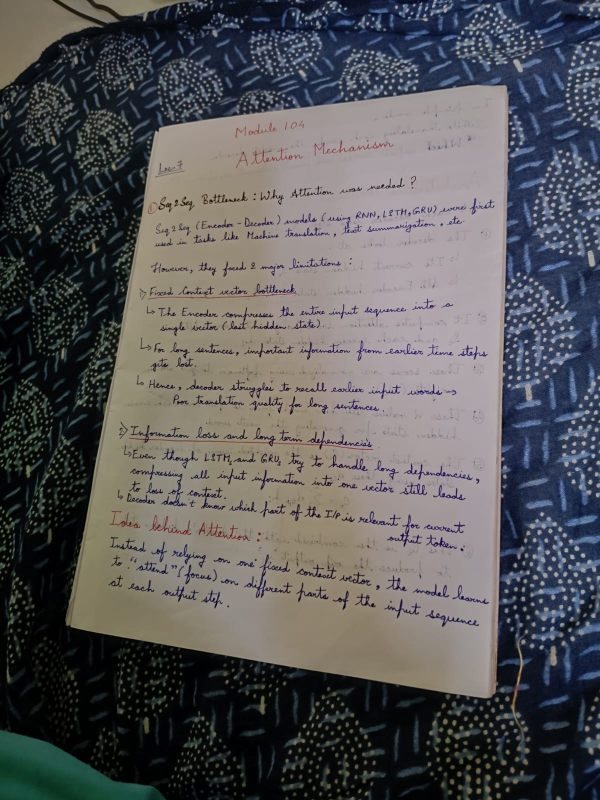
#> input picture 01_DocVision/data/input/page3.jpeg, 1200 x 1600 px (shown at 1/2 size)
$ python test_transform.py
#> lines starting #> are read from the running program, lines starting #| are printed output that depends on the picture; after the words box and inside, x2 and y2 are one past the last pixel; in counts of white or black regions, pixels touching at a corner belong together
### 01_DocVision/src/utils.py
import cv2 as cv
import numpy as np
from pathlib import Path


def load_image(image_path: str | Path) -> np.ndarray:

    image_path = Path(image_path)

    if not image_path.exists():
        raise FileNotFoundError(f"{image_path} does not exist.")

    image = cv.imread(image_path)
#> image is the input picture: shape (1600, 1200, 3); mean B, G, R 89.1, 87.2, 87.8

    if image is None:
        raise ValueError("Failed to decode image.")

    return image


def save_image(image: np.ndarray, save_path: str | Path) -> None:

    save_path = Path(save_path)

    save_path.parent.mkdir(parents= True, exist_ok= True)

    cv.imwrite(str(save_path), image)

    print(f"Image saved successfully in path: {save_path}")

    return

### 01_DocVision/src/preprocess.py
# Aim: Preprocess the input image
'''
Responsibilities of this Preprocessor are :-
- 1. Resize large image
- 2. Convert to Grayscale
- 3. Reduce noise via suitable blurring technique
- 4. Extract edges
- 5. Close broken edges
- 6. Return intermediate outputs at every sub-process

'''
import cv2 as cv
import numpy as np
from dataclasses import dataclass

from config import (
    MAX_IMAGE_DIMENSION,
    GAUSSIAN_KERNEL_SIZE,
    CANNY_LOW_THRESHOLD,
    CANNY_HIGH_THRESHOLD,
    MORPH_KERNEL_SIZE,
    MORPH_ITERATIONS,
    ADAPTIVE_BLOCK_SIZE,
    ADAPTIVE_C
)


@dataclass
class PreprocessResult:
    resized: np.ndarray
    gray: np.ndarray
    blurred: np.ndarray
    binary: np.ndarray
    edges: np.ndarray
    closed: np.ndarray
    scale: float


class ImagePreprocessor:
    """
    Preprocess image beofre document detection
    """
    def __init__(self):
        pass


    def _resize(self, image: np.ndarray) -> tuple[np.ndarray, float]:
        """
        Resize while maintaining aspect ratio
        """

        h, w, _ = image.shape

        longest_side = max(h, w)

        # if input image is smaller/equal to maximum dimension, the return the original image
        if longest_side <= MAX_IMAGE_DIMENSION:
            return image.copy(), 1.0

        # else scale the image accordingly
        scale = MAX_IMAGE_DIMENSION / longest_side

        new_w = int(w * scale)
        new_h = int(h * scale)

        resized_image = cv.resize(image, (new_w, new_h), interpolation= cv.INTER_AREA)

        return resized_image, scale


    def _grayscale(self, image: np.ndarray) -> np.ndarray:
        """
        Converts BGR image to grascale
        """
        return cv.cvtColor(image, cv.COLOR_BGR2GRAY)


    def _blur(self, image: np.ndarray) -> np.ndarray:
        """
        Remove high frequency noise
        """
        return cv.GaussianBlur(image, GAUSSIAN_KERNEL_SIZE, sigmaX = 0)


    def _detect_edges(self, image: np.ndarray) -> np.ndarray:
        """
        Detect edges using Canny
        """
        return cv.Canny(image, CANNY_LOW_THRESHOLD, CANNY_HIGH_THRESHOLD)


    def _close_edges(self, edges: np.ndarray) -> np.ndarray:
        """
        Close small gaps in edges
        """
        kernel = cv.getStructuringElement(cv.MORPH_RECT, MORPH_KERNEL_SIZE)

        closed = cv.morphologyEx(edges, cv.MORPH_CLOSE, kernel, iterations = MORPH_ITERATIONS)

        return closed


    def _adaptive_threshold(self, image: np.ndarray) -> np.ndarray:
        """
        Generate a binary image using adaptive thresholding
        """
        return cv.adaptiveThreshold(
            image,
            255,
            cv.ADAPTIVE_THRESH_GAUSSIAN_C,
            cv.THRESH_BINARY_INV,
            ADAPTIVE_BLOCK_SIZE,
            ADAPTIVE_C
        )


    def run(self, image: np.ndarray) -> PreprocessResult:
        """
        Complete preprocessing pipeline
        """
        resized, scale = self._resize(image)
#> scale = 0.75

        gray_image = self._grayscale(resized)
#> in _grayscale, `return cv.cvtColor(image, cv.COLOR_BGR2GRAY)`:
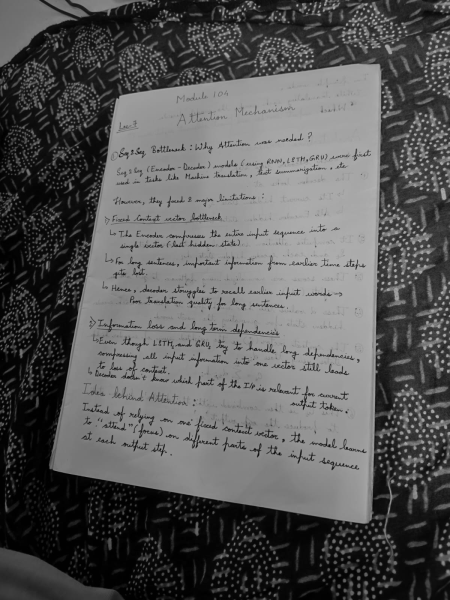
#> returned value: shape (1200, 900) (shown at 1/2 size); min 0, max 191, mean 87.6

        smoothed_image = self._blur(gray_image)

        binary = self._adaptive_threshold(smoothed_image)
#> in _adaptive_threshold, `return cv.adaptiveThreshold( image, 255, cv.ADAPTIVE_THRESH_GAUSSIAN_C..`:
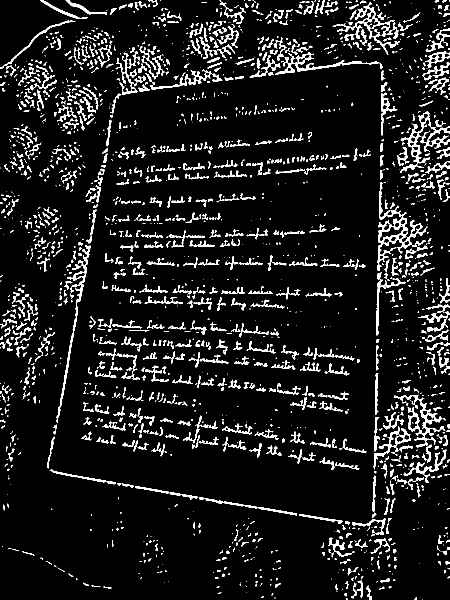
#> returned value: shape (1200, 900) (shown at 1/2 size); 9% white; 2065 white regions (1161 under 20 px), largest, box (x1, y1, x2, y2) and area: (800, 223, 900, 346) 2326, (755, 435, 855, 541) 2234, (665, 4, 800, 110) 1845

        close_morphed = self._close_edges(binary)
#> in _close_edges, `closed = cv.morphologyEx(edges, cv.MORPH_CLOSE, kernel, iterations = M..`:
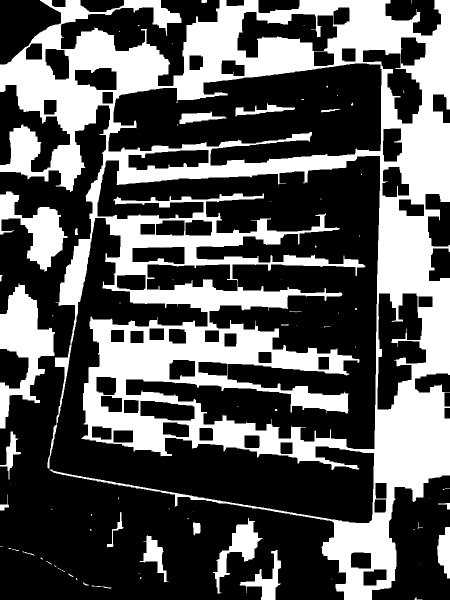
#> closed: shape (1200, 900) (shown at 1/2 size); 34.9% white; 80 white regions (53 under 20 px), largest, box (x1, y1, x2, y2) and area: (0, 0, 900, 1200) 338464, (0, 567, 110, 857) 14083, (0, 383, 135, 544) 8660

        edges = self._detect_edges(close_morphed)
#> in _detect_edges, `return cv.Canny(image, CANNY_LOW_THRESHOLD, CANNY_HIGH_THRESHOLD)`:
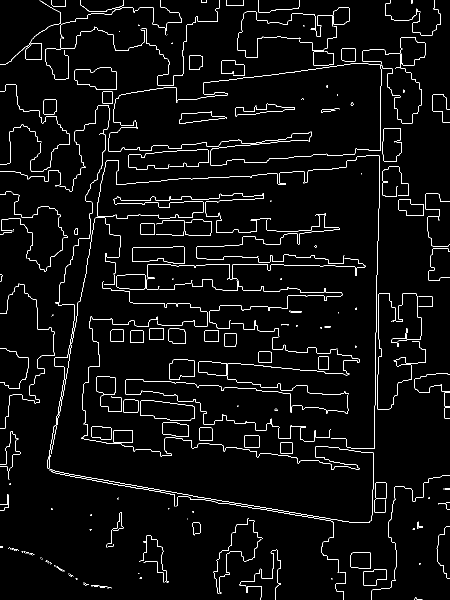
#> returned value: shape (1200, 900) (shown at 1/2 size); 3.1% white in thin lines or dots


        processed_image = PreprocessResult(
            resized= resized,
            gray= gray_image,
            blurred= smoothed_image,
            binary= binary,
            edges= edges,
            closed= close_morphed,
            scale= scale
        )

        return processed_image

### 01_DocVision/src/detector.py
# Aim: Detect the document contour from a preprocessed image.

import cv2 as cv
import numpy as np
from config import APPROX_RATIOS

from geometry import order_points, is_valid_document


class DocumentDetector:
    """
    Detect the largest valid document in an image.
    """
    def __init__(self):
        pass


    def _find_contours(self, edge_image: np.ndarray) -> list[np.ndarray]:
        """
        Find external contours.
        """
        contours, _ = cv.findContours(edge_image, cv.RETR_EXTERNAL, cv.CHAIN_APPROX_SIMPLE)

        contours = sorted(contours, key = cv.contourArea, reverse = True)

        return contours


    def _approximate_polygon2(self, contour: np.ndarray) -> np.ndarray | None:

        perimeter = cv.arcLength(contour, True)

        best_polygon = None
        min_vertices = float("inf")

        for ratio in APPROX_RATIOS:

            epsilon = ratio * perimeter

            polygon = cv.approxPolyDP(contour, epsilon, True)

            if len(polygon) == 4:
                return polygon

            if len(polygon) < min_vertices:
                best_polygon = polygon
                min_vertices = len(polygon)

        return best_polygon


    # [19 lines left out: function _approximate_polygon, not called in this run]


    def _is_quadrilateral(self, polygon: np.ndarray) -> bool:
        """
        Check whether polygon has 4 corners.
        """
        return len(polygon) == 4


    def detect(self, edge_image: np.ndarray) -> np.ndarray | None:
        """
        Detect document.

        Returns:
            ndarray (4,2) -> Ordered document corners.
            or
            None -> If document not found.
        """

        contours = self._find_contours(edge_image)
#> in _find_contours, `contours, _ = cv.findContours(edge_image, cv.RETR_EXTERNAL, cv.CHAIN_A..`: contours = 52 contours, 36 with area under 20; largest, box (x1, y1, x2, y2) and area: (0, 0, 900, 1200) 662552, (0, 567, 110, 857) 13594, (0, 383, 135, 544) 8294, (426, 1036, 525, 1187) 3996, (479, 1100, 562, 1200) 2312
        print("No. of contours:", len(contours))
#| No. of contours: 52

        image_shape = edge_image.shape
#> image_shape = (1200, 900)
        print("image shape:", image_shape)
#| image shape: (1200, 900)

        i = 0
        for contour in contours[:10]:
            i += 1
            print("contour: ", i , cv.contourArea(contour))
            polygon = self._approximate_polygon2(contour)

            if polygon is None:
                print("It is not a polygon")
                continue

            if not self._is_quadrilateral(polygon):
                print("It is not a quadrilateral, polygon shape: ", polygon.shape)
                continue

            corners = polygon.reshape(4, 2).astype(np.float32)
            print("corners: ", corners)

            corners = order_points(corners)
            print("ordered points: ", corners)

            if not is_valid_document(corners, image_shape):
                print("It is not a valid document")
                continue

            return corners              # return first valid detected document
#> this loop made 9 passes
#> perimeter in _approximate_polygon2 on passes 3, 4, 5, 7, 8: 760.1, 537.3, 435.5, 309.9, 271.7
#> (perimeter in _approximate_polygon2, polygon) on passes 1, 2, 6: (11500.7, [[80, 0], [743, 1199], [899, 0]]), (1006.7, [[38, 567], [0, 856], [108, 711]]), (245.2, [[891, 1054], [876, 1124], [899, 1156]])
#> (printed output is left out)
#> after the loop, i = 9


        return None


### 01_DocVision/src/geometry.py
# Aim: Geometry helper functions for Document detection
'''
Responsibilities of these helper fucntions are:-
- 1. Order the detected corner points.
- 2. Compute width and height of document after perspective correction.
- 3. Validate that the detected shape is reasonable.

'''

import numpy as np


def euclidean_distance(p1: np.ndarray, p2: np.ndarray) -> float:
    """
    Compute Euclidean distance between 2 points.
    """
    return float(np.linalg.norm(p1 - p2))


def order_points(points: np.ndarray) -> np.ndarray:
    """
    Order 4 corner points as: top-left, top-right, bottom-right, bottom-left

    input -> original_points : (4,2) ndarray
    output -> ordered_points : (4,2) ndarray

    """
    if points.shape != (4,2):
        raise ValueError("Exactly 4 points are required")

    ordered_list = np.zeros((4,2), dtype = np.float32)

    sum = points.sum(axis= 1)

    ordered_list[0] = points[np.argmin(sum)]        # top-left
    ordered_list[2] = points[np.argmax(sum)]        # bottom-right

    diff = np.diff(points, axis = 1)

    ordered_list[1] = points[np.argmin(diff)]       # top-right
    ordered_list[3] = points[np.argmax(diff)]       # bottom-left

    #print("points: ", points, "\nsum: ", sum, "\ndiff: ",diff)

    return ordered_list


def compute_destination_size(points: np.ndarray) -> tuple[int,int]:
    """
    Compute output width and height after perspective transform.
    """
    tl, tr, br, bl = points

    width_top = euclidean_distance(tl, tr)
    width_bottom = euclidean_distance(bl, br)

    height_left = euclidean_distance(tl, bl)
    height_right = euclidean_distance(tr, br)

    width = int(max(width_top, width_bottom))
    height = int(max(height_left, height_right))

    return width, height


def destination_points(width: int, height: int) -> np.ndarray:
    """
    Destination rectangle for perspective transform.
    """

    return np.array(
        [
            [0, 0],
            [width - 1, 0],
            [width - 1, height - 1],
            [0, height - 1],
        ],
        dtype = np.float32,
    )


def polygon_area(points: np.ndarray) -> float:
    """
    Compute polygon area using the Shoelace formula.
    """

    x = points[:, 0]
    y = points[:, 1]

    return 0.5 * abs(np.dot(x, np.roll(y, -1) - np.dot(y, np.roll(x, -1))))


def is_valid_document(points: np.ndarray, image_shape: tuple[int, int], min_area_ratio: float = 0.15) -> bool:
    """"
    Basic validation for detected document.

    Checks:
    - Exactly 4 points
    - Sufficiently large area
    """

    # 1. Reject polygons other than quadrilateral
    if points.shape != (4,2):
        return False

    width, height = image_shape[0], image_shape[1]

    # 2. Reject very small document
    image_area =  width * height                        # area = width * height

    doc_area = polygon_area(points)

    doc_area_ratio = doc_area / image_area

    area_ratio_validity = doc_area_ratio >= min_area_ratio

    # 3. Reject unreasonable aspect ratio
    aspect_ratio = width / height                       # aspect_ratio = width / height

    aspect_ratio_validity = True if (aspect_ratio <= 2.5 and aspect_ratio > 0.4) else False

    # 4. Reject tiny dimensions
    size_validity = True if (width > 150 and height > 150) else False

    is_valid_document = area_ratio_validity and aspect_ratio_validity and size_validity

    return is_valid_document

### 01_DocVision/src/transform.py
# Aim: Perspective transformation for document scanning

import cv2 as cv
import numpy as np

from geometry import compute_destination_size, destination_points


class PerspectiveTransformer:
    """
    Perform perspective correction on a detected document.
    """
    def __init__(self):
        pass


    def warp(self, image: np.ndarray, corners: np.ndarray) -> np.ndarray:
        """
        Warp document into a top-down view.

        Parameters
        -------------------
        image: np.ndarray -> Original resized image

        corners: ndarray -> Ordered document corners [top-left, top-right, bottom-right, bottom-left]

        Returns
        -------------------
        ndarray: Perspective corrected docuement.
        """

        width, height = compute_destination_size(corners)
        print("width: ", width, "height: ", height)

        dst = destination_points(width, height)

        transform_matrix = cv.getPerspectiveTransform(corners, dst)

        warped = cv.warpPerspective(image, transform_matrix, (width, height))

        return warped

### 01_DocVision/src/test_transform.py
import cv2 as cv

from config import INPUT_DIR, OUTPUT_DIR
from utils import load_image, save_image
from detector import DocumentDetector
from preprocess import ImagePreprocessor
from transform import PerspectiveTransformer


image = load_image(INPUT_DIR / 'page3.jpeg')

processor = ImagePreprocessor()
result = processor.run(image)


detector = DocumentDetector()
corners = detector.detect(result.closed)
#> corners = [[386, 1045], [399, 1046], [400, 1064], [389, 1070]]

if corners is None:
    print("No document found")
    exit()

transformer = PerspectiveTransformer()
warped = transformer.warp(result.resized, corners)
#> in compute_destination_size, `tl, tr, br, bl = points`: tl = [386, 1045]; tr = [399, 1046]; br = [400, 1064]; bl = [389, 1070]
#> in compute_destination_size, `width_top = euclidean_distance(tl, tr)`: width_top = 13.04
#> in compute_destination_size, `width_bottom = euclidean_distance(bl, br)`: width_bottom = 12.53
#> in compute_destination_size, `height_left = euclidean_distance(tl, bl)`: height_left = 25.18
#> in compute_destination_size, `height_right = euclidean_distance(tr, br)`: height_right = 18.03
#> in compute_destination_size, `width = int(max(width_top, width_bottom))`: width = 13
#> in compute_destination_size, `height = int(max(height_left, height_right))`: height = 25
#> in warp, `width, height = compute_destination_size(corners)`: width = 13; height = 25
#| width:  13 height:  25
#> in warp, `dst = destination_points(width, height)`: dst = [[0, 0], [12, 0], [12, 24], [0, 24]]
#> in warp, `transform_matrix = cv.getPerspectiveTransform(corners, dst)`: transform_matrix = [[0.053, -0.00636, -13.8], [-0.00533, 0.0693, -70.33], [-0.00189, -0.000179, 1]]

cv.imshow("Warped image", warped)
save_image(warped, OUTPUT_DIR / 'warped3.png')

cv.waitKey(0)
cv.destroyAllWindows()

$ run again, with 01_DocVision/data/input/page1.jpeg copied over 01_DocVision/data/input/page3.jpeg
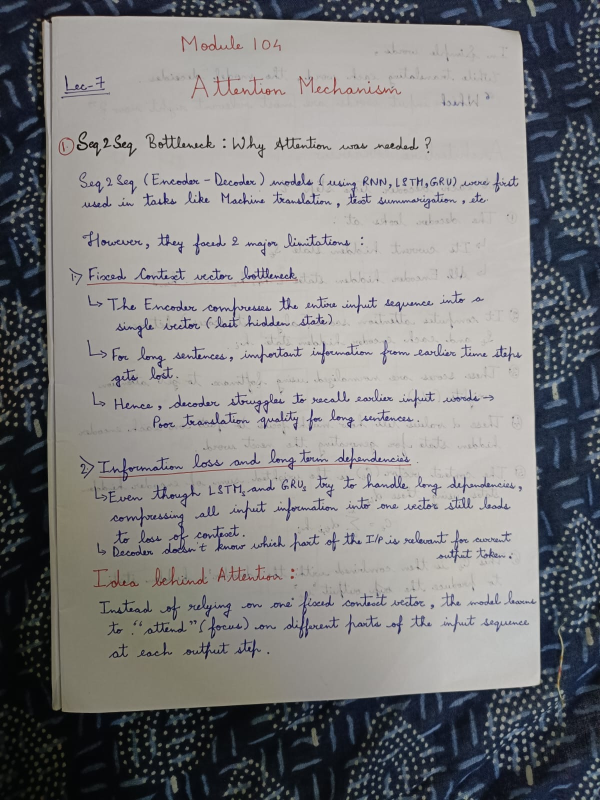
#> input picture 01_DocVision/data/input/page1.jpeg, 1200 x 1600 px (shown at 1/2 size)
#> in load_image, image is the input picture: shape (1600, 1200, 3); mean B, G, R 127.7, 127, 127.4
#> in run, `resized, scale = self._resize(image)`: scale = 0.75
#> closed: shape (1200, 900); 29.8% white; 68 white regions (45 under 20 px), largest, box (x1, y1, x2, y2) and area: (0, 0, 900, 1200) 288328, (819, 159, 900, 384) 11649, (849, 0, 900, 144) 4180
#> in _detect_edges, `return cv.Canny(image, CANNY_LOW_THRESHOLD, CANNY_HIGH_THRESHOLD)`:
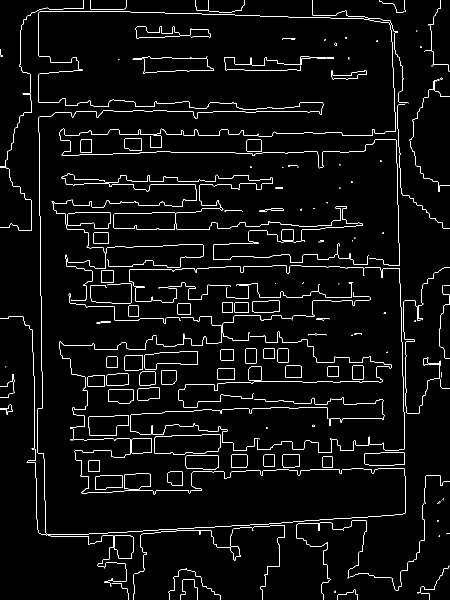
#> returned value: shape (1200, 900) (shown at 1/2 size); 3.1% white in thin lines or dots
#> in _find_contours, `contours, _ = cv.findContours(edge_image, cv.RETR_EXTERNAL, cv.CHAIN_A..`: contours = 23 contours, 13 with area under 20; largest, box (x1, y1, x2, y2) and area: (0, 0, 900, 1200) 854009, (819, 159, 900, 384) 11354, (849, 0, 900, 144) 3986, (337, 1137, 441, 1200) 2506, (879, 570, 900, 717) 1863
#| No. of contours: 23
#| image shape: (1200, 900)
#> the loop in detect, `for contour in contours[:10]:` made 1 pass
#> (i, perimeter in _approximate_polygon2, polygon, corners, sum in order_points, diff in order_points) on pass 1: (1, 6642.1, [[64, 25], [78, 1066], [796, 1180], [795, 64]], [[64, 25], [795, 64], [796, 1180], [78, 1066]], [89, 1144, 1976, 859], [-39, 988, 384, -731])
#> (printed output is left out)
#> after the loop in detect, `for contour in contours[:10]:`: i = 1
#> `corners = detector.detect(result.closed)`: corners = [[64, 25], [795, 64], [796, 1180], [78, 1066]]
#> tl = [64, 25]; tr = [795, 64]; br = [796, 1180]; bl = [78, 1066]
#> width_top = 732
#> width_bottom = 727
#> height_left = 1041.1
#> height_right = 1116
#> in compute_destination_size, `width = int(max(width_top, width_bottom))`: width = 732
#> in compute_destination_size, `height = int(max(height_left, height_right))`: height = 1116
#> in warp, `width, height = compute_destination_size(corners)`: width = 732; height = 1116
#| width:  732 height:  1116
#> dst = [[0, 0], [731, 0], [731, 1115], [0, 1115]]
#> transform_matrix = [[1.08, -0.0145, -68.86], [-0.0565, 1.06, -22.86], [0.000103, -1.87e-05, 1]]
#> in warp, `warped = cv.warpPerspective(image, transform_matrix, (width, height))`:
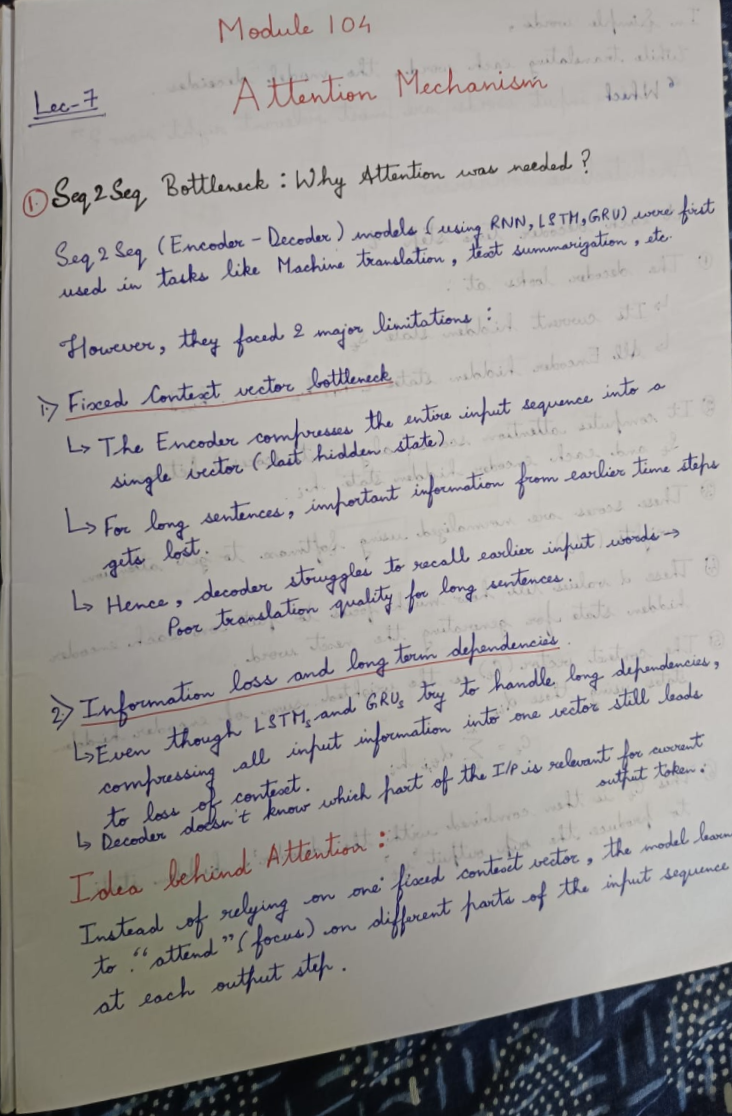
#> warped: shape (1116, 732, 3); mean B, G, R 152.9, 155.4, 158.3
